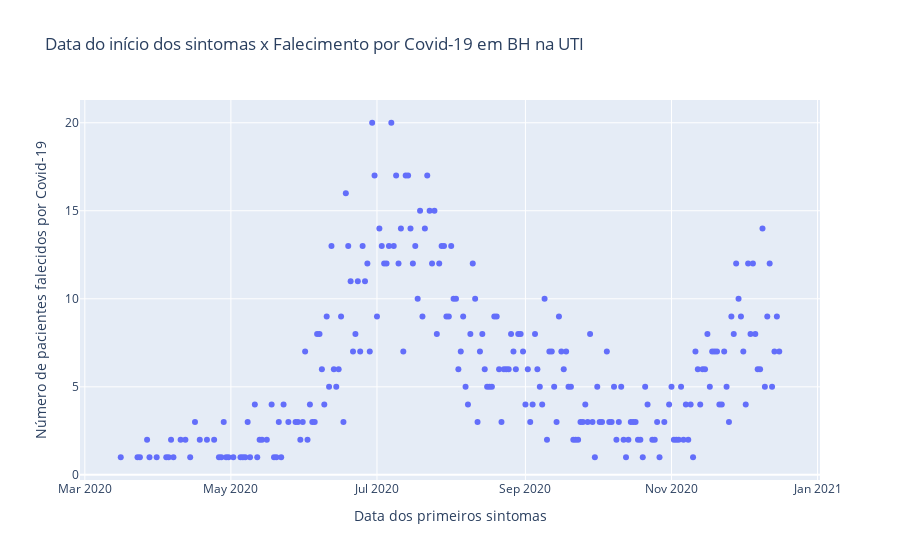

Notebook code for this chart:
### Code cell
plot_graph(df_bh_death_infected_uti, 'DT_ENTUTI', 'SUM', 'Data do início dos sintomas x Falecimento por Covid-19 em BH na UTI', 'Data dos primeiros sintomas', 'Número de pacientes falecidos por Covid-19')

### Figure 1 — Plotly figure (JSON) as saved in the notebook; plotly's stock layout.template omitted (floating-point values rounded to 4 significant figures; data arrays with more than 128 entries replaced by an {"elided": "..."} marker saying what was removed)
{"data": [{"mode": "markers", "type": "scatter", "x": {"elided": "239 str values"}, "y": {"elided": "239 int values"}}], "layout": {"title": {"text": "Data do início dos sintomas x Falecimento por Covid-19 em BH na UTI"}, "xaxis": {"title": {"text": "Data dos primeiros sintomas"}}, "yaxis": {"title": {"text": "Número de pacientes falecidos por Covid-19"}}}}
